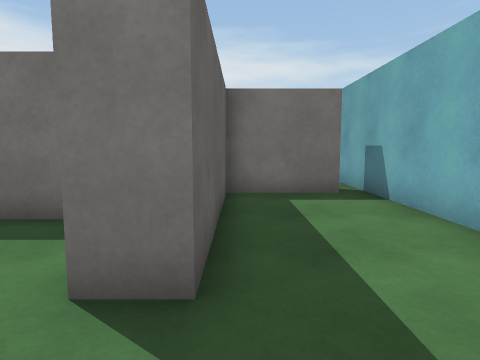
View 1 (above)

24 first-person views from a walk through a scene from a Unity 3-D project. The camera is 1.2 m above the floor, tilts 6° down and sees 75° across. The floor is counted in squares, 1 m on a side. Each view is taken from the middle of a square. On the plan, view 1 faces up. The plan holds only what a view shows up to about 13 squares ahead; the rest is blank. The place goes on beyond the plan. The player character is not drawn. Surface patterns are stand-ins for the level's own textures.

View 2
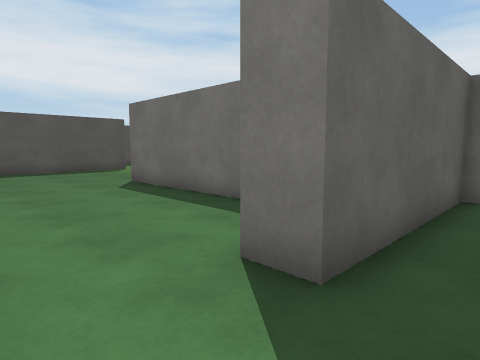

View 3
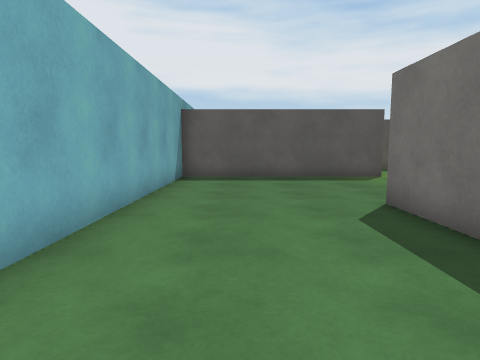

View 4
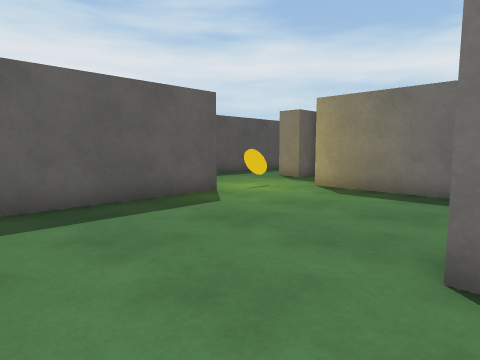

View 5
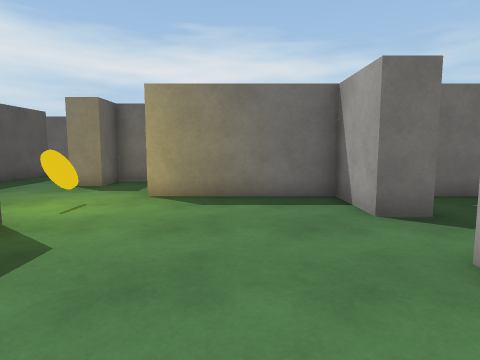

View 6
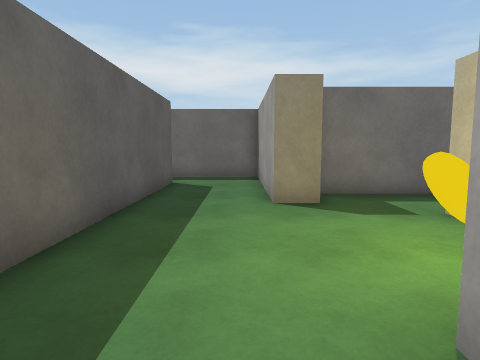

View 7
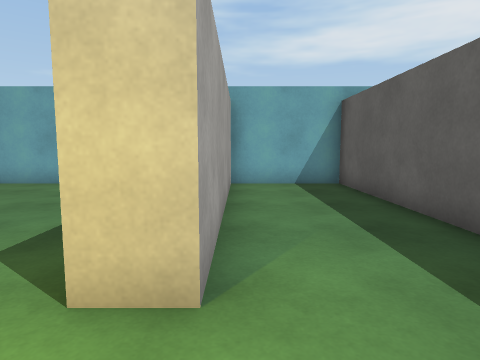

View 8
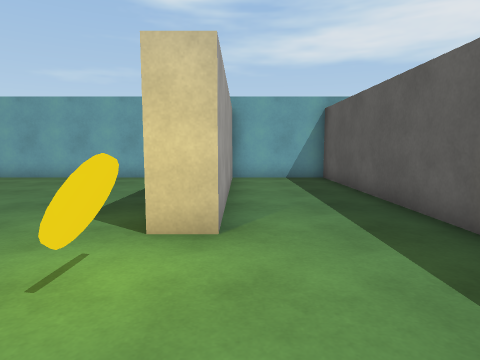

View 9
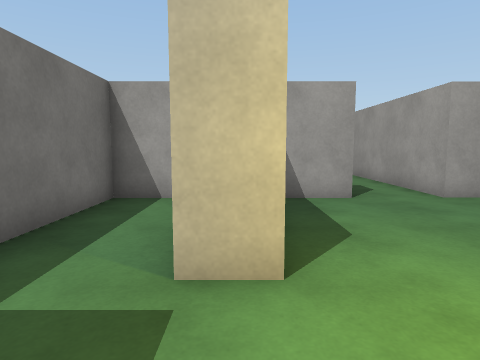

View 10
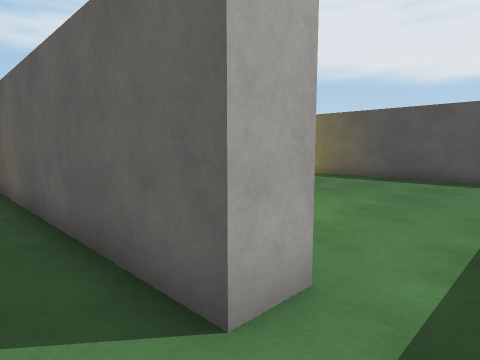

View 11
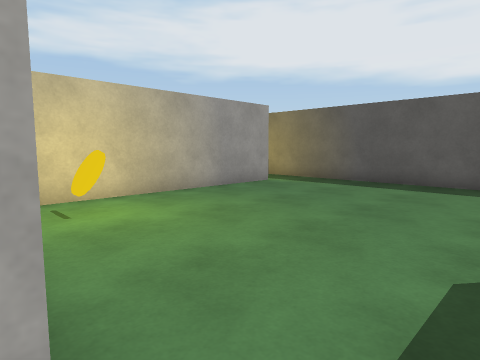

View 12
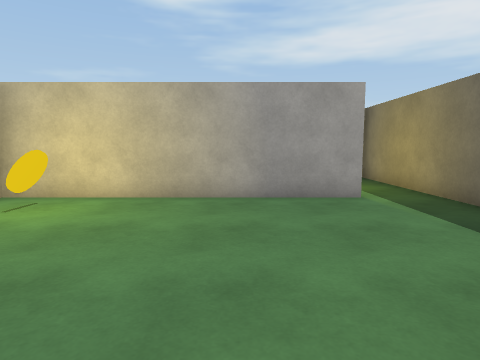

View 13
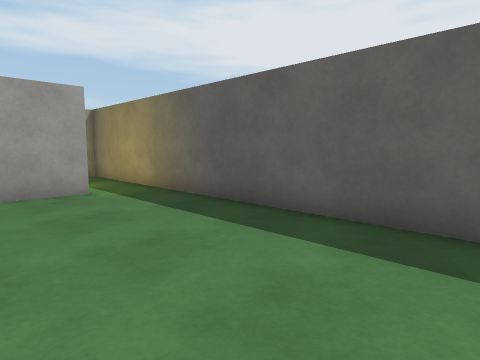

View 14
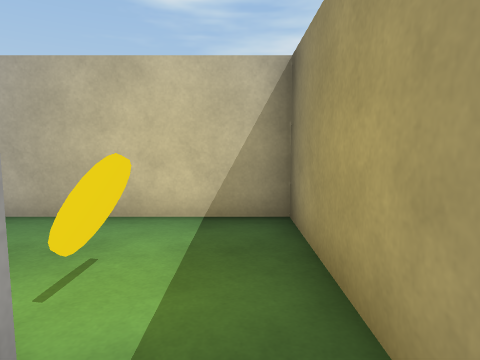

View 15
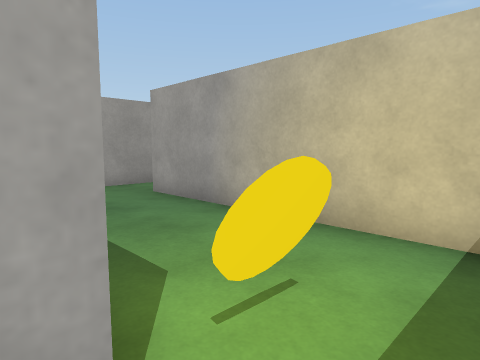

View 16
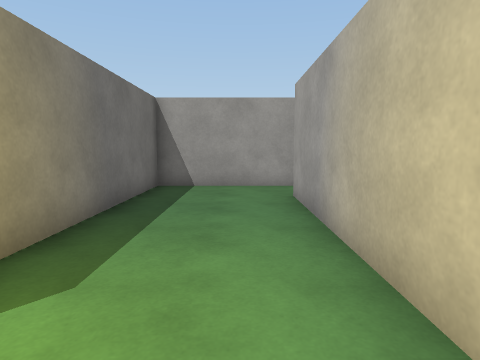

View 17
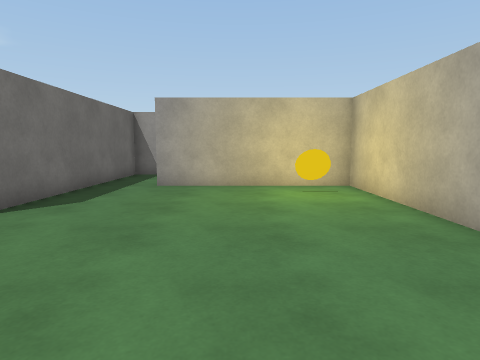

View 18
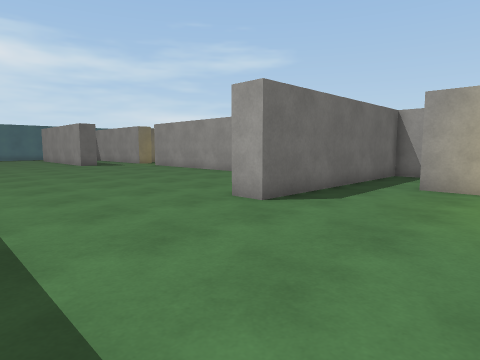

View 19
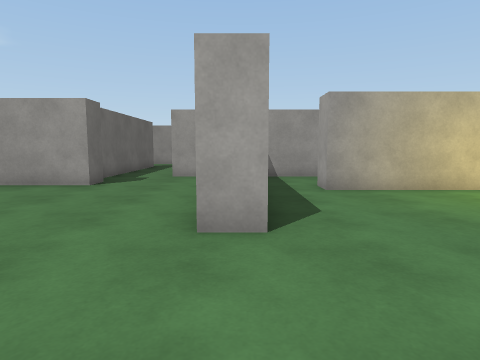

View 20
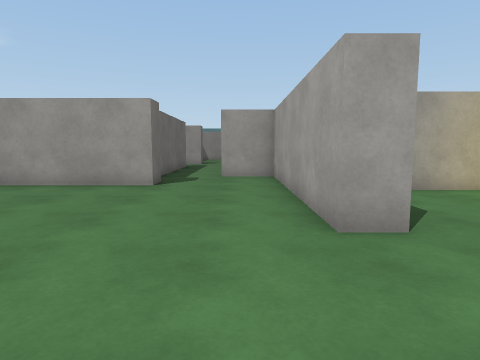

View 21
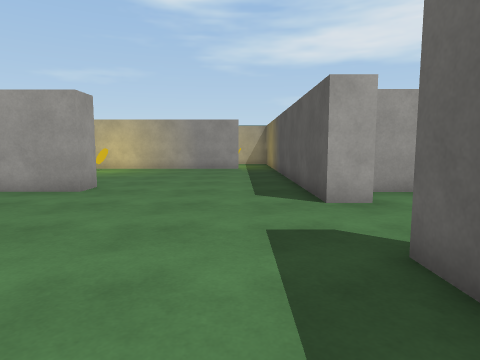

View 22
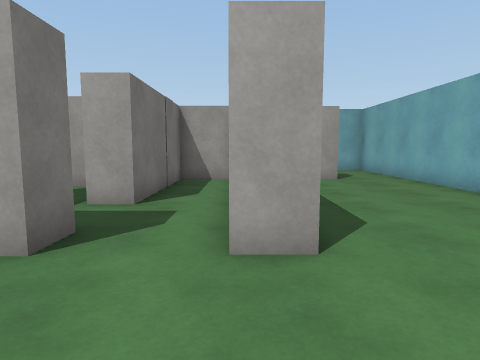

View 23
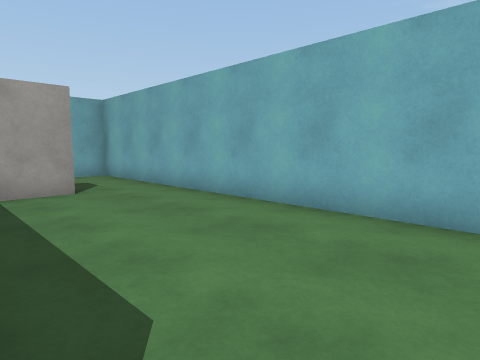

View 24
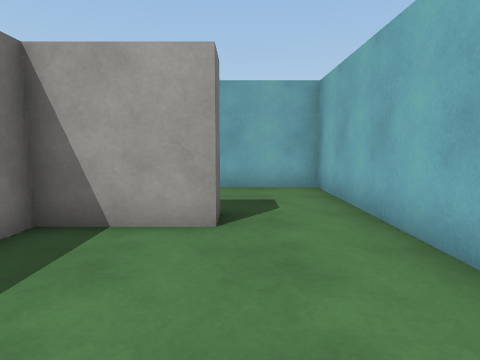

### Floor plan
Ten units are one square. View 1 is at (0, 0); x grows to the right and y downward. Boxes are objects, and circles mark ways between rooms. Rooms are numbered by the first view taken in them; rooms with no view inside come last. Other rooms are left out.
<svg viewBox="-350 -291 389 300">
<path fill="none" stroke="#000" d="M-86 -82 -96 -82 -96 -106 -143 -106 -143 -116M-96 -125 -96 -140 -163 -140 -163 -126 -173 -126 -173 -186 -215 -186M28 -82 -4 -82 -4 -24 -14 -24 -14 -51 -96 -51 -96 -61 -86 -61M34 -44 34 -96M-213 -166 -203 -166 -203 4 -167 4 -167 -78 -157 -78 -157 4 34 4 34 -26M-215 -186 -257 -186 -257 -196 -173 -196 -173 -217M-191 -237 -202 -237 -202 -286M-329 -213 -319 -213 -319 -104M-319 -257 -319 -246M-169 -243 -180 -243M-345 -196 -335 -196M-300 -106 -213 -106 -213 -166M-299 -95 -299 -100M-319 -104 -319 -57 -232 -57M-213 -55 -213 -96 -278 -96M-86 -61 -39 -61M-14 -64 -14 -82 -65 -82 -65 -92"/>
<rect x="-165" y="-95" width="10" height="10" fill="#bbb"><title>coin</title></rect>
<rect x="-235" y="-125" width="10" height="10" fill="#bbb"><title>coin</title></rect>
<rect x="-305" y="-95" width="10" height="10" fill="#bbb"><title>coin</title></rect>
<circle cx="-210" cy="-175" r="3" fill="#2a7"/>
<circle cx="-90" cy="-75" r="3" fill="#2a7"/>
<circle cx="-305" cy="-100" r="3" fill="#2a7"/>
<text x="-110" y="-60">1</text>
<text x="-250" y="-200">2</text>
<text x="-270" y="-80">3</text>
<text x="-60" y="-70">4</text>
</svg>
Room 1 opens to room 2. Room 1 opens to room 4. Room 2 opens to room 3.

Where each view was taken, in squares from view 1:
view 1: 0 up, 0 right, facing up
view 2: 0 up, 1 right, facing up-left
view 3: 2 up, 3 left, facing left
view 4: 2 up, 9 left, facing up-left
view 5: 3 up, 12 left, facing up
view 6: 6 up, 18 left, facing up
view 7: 10 up, 17 left, facing down
view 8: 12 up, 17 left, facing down
view 9: 11 up, 17 left, facing right
view 10: 18 up, 19 left, facing down-left
view 11: 18 up, 21 left, facing down-left
view 12: 18 up, 27 left, facing down
view 13: 19 up, 27 left, facing down-left
view 14: 11 up, 31 left, facing down
view 15: 10 up, 31 left, facing down-right
view 16: 7 up, 31 left, facing right
view 17: 14 up, 31 left, facing right
view 18: 14 up, 31 left, facing up-right
view 19: 19 up, 30 left, facing right
view 20: 21 up, 30 left, facing right
view 21: 28 up, 30 left, facing down
view 22: 6 up, 13 left, facing right
view 23: 5 up, 10 left, facing down-right
view 24: 2 up, 6 left, facing right
